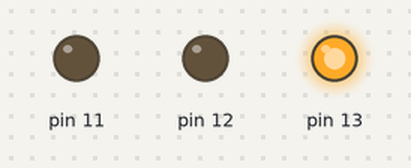
The sketch below on a simulated Arduino Uno, built with avr-gcc and run on an emulated ATmega328P. Parts: output pins drawn as LEDs (lit = HIGH).

Above: at 2.5 s.
At 7.5 s:
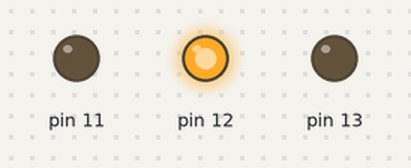
At 12.5 s:
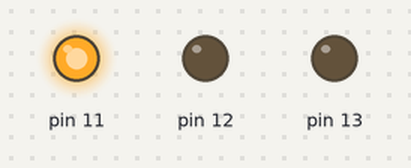
Timing chart, 0 to 19.5 s (numbered marks = the images above):
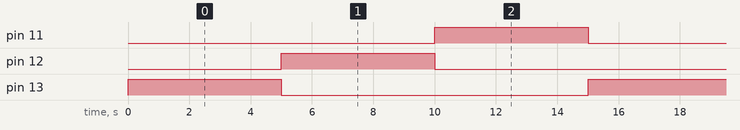

The sketch:

traffic-lights.ino
```cpp
// C++ code
//

int colorDelay = 5000;

void setup()
{
  pinMode(13, OUTPUT);
  pinMode(12, OUTPUT);
  pinMode(11, OUTPUT);
}

void loop()
{
  // red
  digitalWrite(13, HIGH);
  digitalWrite(12, LOW);
  digitalWrite(11, LOW);
  delay(colorDelay); // Delay a little bit to improve simulation performance

  // amber
  digitalWrite(13, LOW);
  digitalWrite(12, HIGH);
  digitalWrite(11, LOW);
  delay(colorDelay); // Delay a little bit to improve simulation performance

  // green
  digitalWrite(13, LOW);
  digitalWrite(12, LOW);
  digitalWrite(11, HIGH);
  delay(colorDelay); // Delay a little bit to improve simulation performance
}
```

Measured:
- by itself, pin 11–13: alternates HIGH for 5.0 s and LOW for 10.0 s
- by itself, everything shown: repeats every 15.0 s, in 3 steps
